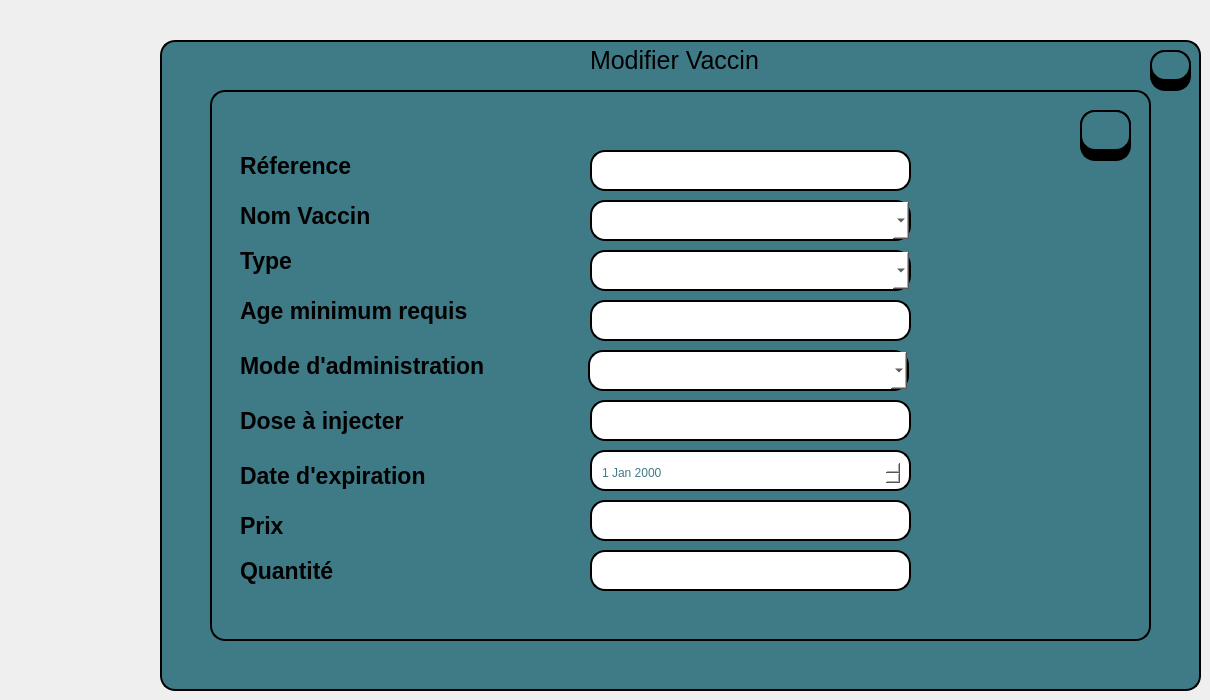
     <widget class="QWidget" name="tab_5">
      <attribute name="title">
       <string>Page</string>
      </attribute>
      <widget class="QLabel" name="label_39">
       <property name="geometry">
        <rect>
         <x>240</x>
         <y>460</y>
         <width>251</width>
         <height>31</height>
        </rect>
       </property>
       <property name="font">
        <font>
         <pointsize>17</pointsize>
         <bold>true</bold>
        </font>
       </property>
       <property name="text">
        <string>Date d'expiration</string>
       </property>
      </widget>
      <widget class="QLineEdit" name="age_vac_2">
       <property name="geometry">
        <rect>
         <x>590</x>
         <y>300</y>
         <width>321</width>
         <height>41</height>
        </rect>
       </property>
       <property name="styleSheet">
        <string notr="true">border: 2px solid #000000;
border-radius: 15px;
background-color: rgb(255, 255, 255);</string>
       </property>
      </widget>
      <widget class="QLabel" name="label_40">
       <property name="geometry">
        <rect>
         <x>240</x>
         <y>290</y>
         <width>291</width>
         <height>41</height>
        </rect>
       </property>
       <property name="font">
        <font>
         <pointsize>17</pointsize>
         <bold>true</bold>
        </font>
       </property>
       <property name="text">
        <string>Age minimum requis</string>
       </property>
      </widget>
      <widget class="QPushButton" name="Quit_5">
       <property name="geometry">
        <rect>
         <x>1150</x>
         <y>50</y>
         <width>41</width>
         <height>31</height>
        </rect>
       </property>
       <property name="font">
        <font>
         <pointsize>12</pointsize>
         <bold>true</bold>
        </font>
       </property>
       <property name="styleSheet">
        <string notr="true">background-color:rgb(63, 123, 134);
border: 2px solid #000000;
border-radius: 15px;
</string>
       </property>
       <property name="text">
        <string/>
       </property>
       <property name="icon">
        <iconset theme="QIcon::ThemeIcon::ApplicationExit"/>
       </property>
       <property name="iconSize">
        <size>
         <width>29</width>
         <height>21</height>
        </size>
       </property>
      </widget>
      <widget class="QLineEdit" name="lineEdit_25">
       <property name="geometry">
        <rect>
         <x>1150</x>
         <y>50</y>
         <width>41</width>
         <height>41</height>
        </rect>
       </property>
       <property name="styleSheet">
        <string notr="true">background-color:rgb(0, 0, 0);
border: 2px solid #000000;
border-radius: 15px;
</string>
       </property>
      </widget>
      <widget class="QLineEdit" name="container_2">
       <property name="geometry">
        <rect>
         <x>590</x>
         <y>450</y>
         <width>321</width>
         <height>41</height>
        </rect>
       </property>
       <property name="styleSheet">
        <string notr="true">border: 2px solid #000000;
border-radius: 15px;
background-color: rgb(255, 255, 255);</string>
       </property>
      </widget>
      <widget class="QLabel" name="label_41">
       <property name="geometry">
        <rect>
         <x>240</x>
         <y>200</y>
         <width>311</width>
         <height>31</height>
        </rect>
       </property>
       <property name="font">
        <font>
         <pointsize>17</pointsize>
         <bold>true</bold>
        </font>
       </property>
       <property name="text">
        <string>Nom Vaccin</string>
       </property>
      </widget>
      <widget class="QLineEdit" name="lineEdit_26">
       <property name="geometry">
        <rect>
         <x>1080</x>
         <y>110</y>
         <width>51</width>
         <height>51</height>
        </rect>
       </property>
       <property name="styleSheet">
        <string notr="true">background-color:rgb(0, 0, 0);
border: 2px solid #000000;
border-radius: 15px;
</string>
       </property>
      </widget>
      <widget class="QLabel" name="label_42">
       <property name="geometry">
        <rect>
         <x>240</x>
         <y>400</y>
         <width>201</width>
         <height>41</height>
        </rect>
       </property>
       <property name="font">
        <font>
         <pointsize>17</pointsize>
         <bold>true</bold>
        </font>
       </property>
       <property name="text">
        <string>Dose à injecter</string>
       </property>
      </widget>
      <widget class="QLabel" name="label_43">
       <property name="geometry">
        <rect>
         <x>240</x>
         <y>510</y>
         <width>311</width>
         <height>31</height>
        </rect>
       </property>
       <property name="font">
        <font>
         <pointsize>17</pointsize>
         <bold>true</bold>
        </font>
       </property>
       <property name="text">
        <string>Prix</string>
       </property>
      </widget>
      <widget class="QLabel" name="label_44">
       <property name="geometry">
        <rect>
         <x>240</x>
         <y>140</y>
         <width>231</width>
         <height>51</height>
        </rect>
       </property>
       <property name="font">
        <font>
         <family>Segoe UI</family>
         <pointsize>17</pointsize>
         <italic>false</italic>
         <bold>true</bold>
        </font>
       </property>
       <property name="text">
        <string>Réference</string>
       </property>
      </widget>
      <widget class="QLineEdit" name="dose_vac_2">
       <property name="geometry">
        <rect>
         <x>590</x>
         <y>400</y>
         <width>321</width>
         <height>41</height>
        </rect>
       </property>
       <property name="styleSheet">
        <string notr="true">border: 2px solid #000000;
border-radius: 15px;
background-color: rgb(255, 255, 255);</string>
       </property>
      </widget>
      <widget class="QLabel" name="label_45">
       <property name="geometry">
        <rect>
         <x>240</x>
         <y>350</y>
         <width>301</width>
         <height>31</height>
        </rect>
       </property>
       <property name="font">
        <font>
         <pointsize>17</pointsize>
         <bold>true</bold>
        </font>
       </property>
       <property name="text">
        <string>Mode d'administration</string>
       </property>
      </widget>
      <widget class="QLabel" name="label_46">
       <property name="geometry">
        <rect>
         <x>590</x>
         <y>40</y>
         <width>251</width>
         <height>41</height>
        </rect>
       </property>
       <property name="font">
        <font>
         <family>Segoe UI</family>
         <pointsize>19</pointsize>
         <italic>false</italic>
         <fontweight>DemiBold</fontweight>
        </font>
       </property>
       <property name="text">
        <string>Modifier Vaccin</string>
       </property>
      </widget>
      <widget class="QLabel" name="label_47">
       <property name="geometry">
        <rect>
         <x>240</x>
         <y>240</y>
         <width>231</width>
         <height>41</height>
        </rect>
       </property>
       <property name="font">
        <font>
         <pointsize>17</pointsize>
         <bold>true</bold>
        </font>
       </property>
       <property name="text">
        <string>Type</string>
       </property>
      </widget>
      <widget class="QLineEdit" name="prix_vac_2">
       <property name="geometry">
        <rect>
         <x>590</x>
         <y>500</y>
         <width>321</width>
         <height>41</height>
        </rect>
       </property>
       <property name="styleSheet">
        <string notr="true">border: 2px solid #000000;
border-radius: 15px;
background-color: rgb(255, 255, 255);</string>
       </property>
      </widget>
      <widget class="QLineEdit" name="reference_2">
       <property name="geometry">
        <rect>
         <x>590</x>
         <y>150</y>
         <width>321</width>
         <height>41</height>
        </rect>
       </property>
       <property name="styleSheet">
        <string notr="true">border: 2px solid #000000;
border-radius: 15px;
background-color: rgb(255, 255, 255);</string>
       </property>
      </widget>
      <widget class="QLineEdit" name="quantite_vac_2">
       <property name="geometry">
        <rect>
         <x>590</x>
         <y>550</y>
         <width>321</width>
         <height>41</height>
        </rect>
       </property>
       <property name="styleSheet">
        <string notr="true">border: 2px solid #000000;
border-radius: 15px;
background-color: rgb(255, 255, 255);</string>
       </property>
      </widget>
      <widget class="QDateEdit" name="date_vac_2">
       <property name="geometry">
        <rect>
         <x>600</x>
         <y>460</y>
         <width>301</width>
         <height>26</height>
        </rect>
       </property>
       <property name="styleSheet">
        <string notr="true">border-radius: 15px;
background-color: rgb(255, 255, 255);
color: rgb(63, 123, 134);</string>
       </property>
      </widget>
      <widget class="QLabel" name="label_48">
       <property name="geometry">
        <rect>
         <x>240</x>
         <y>550</y>
         <width>191</width>
         <height>41</height>
        </rect>
       </property>
       <property name="font">
        <font>
         <pointsize>17</pointsize>
         <bold>true</bold>
        </font>
       </property>
       <property name="text">
        <string>Quantité</string>
       </property>
      </widget>
      <widget class="QPushButton" name="save_vac_2">
       <property name="geometry">
        <rect>
         <x>1080</x>
         <y>110</y>
         <width>51</width>
         <height>41</height>
        </rect>
       </property>
       <property name="font">
        <font>
         <pointsize>12</pointsize>
         <bold>true</bold>
        </font>
       </property>
       <property name="styleSheet">
        <string notr="true">background-color:rgb(63, 123, 134);
border: 2px solid #000000;
border-radius: 15px;
</string>
       </property>
       <property name="text">
        <string/>
       </property>
       <property name="icon">
        <iconset resource="image.qrc">
         <normaloff>:/save.png</normaloff>:/save.png</iconset>
       </property>
       <property name="iconSize">
        <size>
         <width>25</width>
         <height>26</height>
        </size>
       </property>
      </widget>
      <widget class="QTableView" name="tableView_8">
       <property name="geometry">
        <rect>
         <x>160</x>
         <y>40</y>
         <width>1041</width>
         <height>651</height>
        </rect>
       </property>
       <property name="styleSheet">
        <string notr="true">background-color: rgb(63, 123, 134);
border: 2px solid #000000;
border-radius: 15px;</string>
       </property>
      </widget>
      <widget class="QTableView" name="tableView_9">
       <property name="geometry">
        <rect>
         <x>210</x>
         <y>90</y>
         <width>941</width>
         <height>551</height>
        </rect>
       </property>
       <property name="styleSheet">
        <string notr="true">background-color: rgb(63, 123, 134);
border: 2px solid #000000;
border-radius: 15px;</string>
       </property>
      </widget>
      <widget class="QComboBox" name="mode_vac_2">
       <property name="geometry">
        <rect>
         <x>588</x>
         <y>350</y>
         <width>321</width>
         <height>41</height>
        </rect>
       </property>
       <property name="styleSheet">
        <string notr="true">border: 2px solid #000000;
border-radius: 15px;
background-color: rgb(255, 255, 255);</string>
       </property>
      </widget>
      <widget class="QComboBox" name="type_vac_2">
       <property name="geometry">
        <rect>
         <x>590</x>
         <y>250</y>
         <width>321</width>
         <height>41</height>
        </rect>
       </property>
       <property name="styleSheet">
        <string notr="true">border: 2px solid #000000;
border-radius: 15px;
background-color: rgb(255, 255, 255);</string>
       </property>
      </widget>
      <widget class="QComboBox" name="nom_vac_2">
       <property name="geometry">
        <rect>
         <x>590</x>
         <y>200</y>
         <width>321</width>
         <height>41</height>
        </rect>
       </property>
       <property name="styleSheet">
        <string notr="true">border: 2px solid #000000;
border-radius: 15px;
background-color: rgb(255, 255, 255);</string>
       </property>
      </widget>
      <zorder>tableView_8</zorder>
      <zorder>tableView_9</zorder>
      <zorder>lineEdit_25</zorder>
      <zorder>label_48</zorder>
      <zorder>label_43</zorder>
      <zorder>label_39</zorder>
      <zorder>label_42</zorder>
      <zorder>label_45</zorder>
      <zorder>label_40</zorder>
      <zorder>label_47</zorder>
      <zorder>label_41</zorder>
      <zorder>label_44</zorder>
      <zorder>reference_2</zorder>
      <zorder>age_vac_2</zorder>
      <zorder>dose_vac_2</zorder>
      <zorder>container_2</zorder>
      <zorder>date_vac_2</zorder>
      <zorder>prix_vac_2</zorder>
      <zorder>quantite_vac_2</zorder>
      <zorder>lineEdit_26</zorder>
      <zorder>save_vac_2</zorder>
      <zorder>Quit_5</zorder>
      <zorder>label_46</zorder>
      <zorder>mode_vac_2</zorder>
      <zorder>type_vac_2</zorder>
      <zorder>nom_vac_2</zorder>
     </widget>
